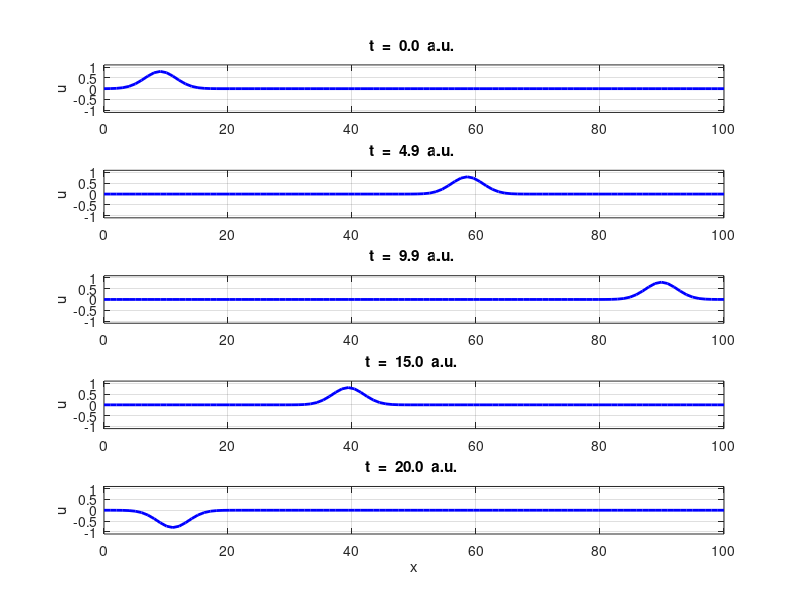
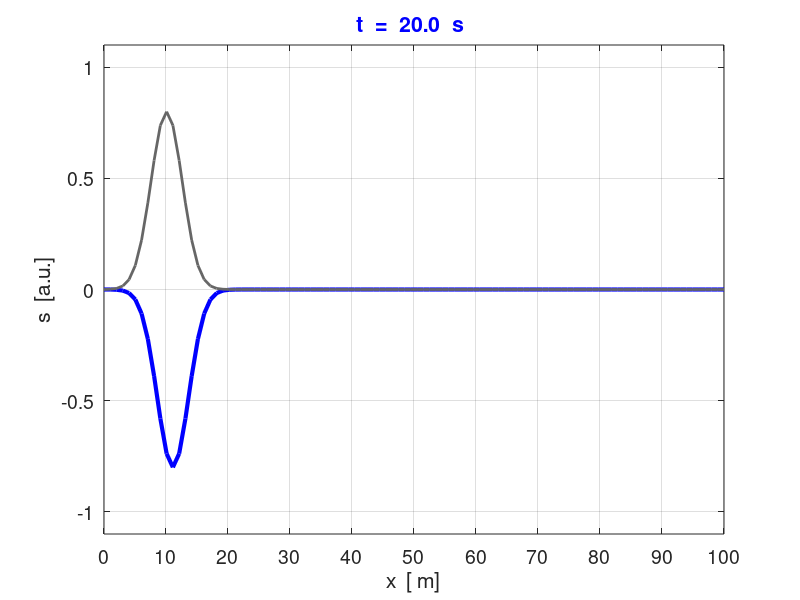
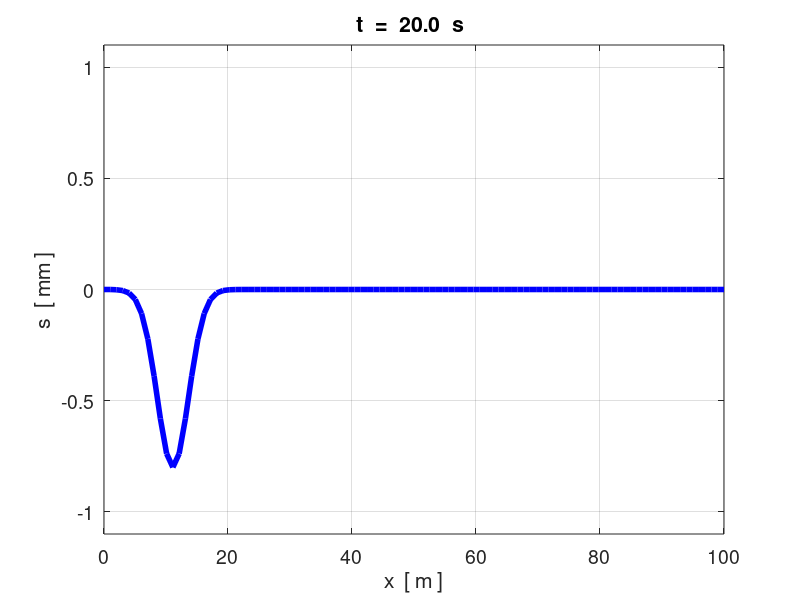

MATLAB code to generate these figures, in order:
% em_swe_01.m

% 14 nov 15
% Solving the scalar wave equation using the FDTD method
% Ian Cooper
% School of Physics, University of Sydney
% documentation: www.physics.usyd.edu.au/teach_res/mp/mphome.htm
% mscripts: www.physics.usyd.edu.au/teach_res/mp/mscripts

close all
clear all
clc
tic

% Setup for saving images (im)
     % flag: 0 animated gif NOT saved or 1 saved
         f_gif = 0;  
     % file name for animated gif   
         ag_name = 'ag_pulse_001.gif'; 
     % the delay in seconds before displaying the next image  
         delay = 0.0; 

% ========================================================================
% INPUTS
% ========================================================================

% Number of spatial grid points
  Nx = 100;
% Number of time steps
  Nt = 200;
% length of simulation region
   L = 100;
% wave or propagation speed
   v = 10;
% Courant number
   S = 1;
% Pulse type   Gaussian flag = 1  /  Rectangular flag = 2    
   flag = 1;
% Gaussian pulse
   A = 0.8;         % pulse amplitude
   s = 2.5;        % pulse width
   np = 10;       % pulse starting point given by index np
   

         
%  Set Boundary Conditions in main FTTD time loop                

% ========================================================================
% SETUP
% ========================================================================

% Initialise wavefunction and set boundary conditions (comments / uncommnet)  
   u = zeros(Nx,Nt); 

% Spatial grid spacing / time step / spatial grid
   hx = L / Nx;
   ht = S * hx / v;
   S2 = S^2;
   x = linspace(0, L , Nx);
   t = linspace(0,ht*Nt,Nt);

if flag == 1     % Gaussian pulse: 1st time step / 2nd time step
   
   for nx = 2 : Nx-1   % time step nt = 1
      % u(nx,1) = A .* exp(-0.5 .* ((x(nx)- x(np))./(s*hx)).^2);
        u(nx,1) = A .* exp(-0.5 .* ((nx-np)./s).^2);
   end

   for nx = 2 : Nx - 1   % time step 2
   %  u(nx,2) = A .* exp(-0.5 .* ((x(nx)-x(np) - v*ht)./(s*hx)).^2);
      u(nx,2) = A .* exp(-0.5 .* ((nx-np-1)./s).^2);
     %u(nx,2) = u(nx,1) - 0.5*S2*(u(nx+1,1) - 2*u(nx,1) + u(nx-1,1));
     %u(nx,2) =2*u(nx,1)-u(nx,1) + S2*(u(nx+1,1) - 2*u(nx,1)+u(nx-1,1)) ;  
   end
end

if flag == 2
% Rectangular pulse
   u(10:30,1) = 0.5;
   u(11:31,2) = 0.5;
end

% ========================================================================
% Solving the scalar wave equation FDTD   
% ========================================================================

for nt = 2 : Nt-1
    for nx = 2 : Nx-1
        u(nx,nt+1) = 2*u(nx,nt)- u(nx,nt-1)+ S2*(u(nx+1,nt) - 2*u(nx,nt) + u(nx-1,nt));     
    end
    
    % Set Boundary Conditions    comment / uncomment
    % u(1, nt+1)  = 0;               % Fixed end
    % u(Nx, nt+1) = 0;               % Fixed end
      u(Nx,nt+1) = u(Nx-1,nt+1);      % Free end
    % u(1,nt+1) = u(2,nt+1);          % Free end
    %  u(Nx,nt+1) = u(Nx-1,nt);      % ABC
     % u(1,nt+1)  = u(2,nt);         % ABC
end

% ========================================================================
% GRAPHICS
% ========================================================================
 
   figure(1)
      set(gcf,'units','normalized','position',[0.5,0.1,0.4,0.7]); 
      grid on
      col = 'b'; LW = 2; fs = 14;
      tm1 = 't  =  ';
      tm3 = '  a.u. ';
      subplot(5,1,1)
         xP = x; yP = u(:,1)';
         plot(xP, yP,col,'linewidth',LW);
         axis([0 L -1.1 1.1])
         tm2 = num2str(t(1),'%2.1f\n');
         tm = [tm1 tm2 tm3];
         title(tm);
         grid on; box on;
        % set(gca,'fontsize',fs);
        ylabel('u');
      subplot(5,1,2)
         xP = x; yP = u(:,round(Nt/4));
         plot(xP, yP,col,'linewidth',LW);
         axis([0 L -1.1 1.1])
         tm2 = num2str(t(round(1*Nt/4)),'%2.1f\n');
         tm = [tm1 tm2 tm3];
         title(tm);
         grid on; box on
         ylabel('u');
     subplot(5,1,3)
         xP = x; yP = u(:,round(2*Nt/4));
         plot(xP, yP,col,'linewidth',LW);
         axis([0 L -1.1 1.1]);
         tm2 = num2str(t(round(2*Nt/4)),'%2.1f\n');
         tm = [tm1 tm2 tm3];
         title(tm);
         grid on; box on;
         ylabel('u');
     subplot(5,1,4)
         xP = x; yP = u(:,round(3*Nt/4));
         plot(xP, yP,col,'linewidth',LW);
         axis([0 L -1.1 1.1]);
         tm2 = num2str(t(round(3*Nt/4)),'%2.1f\n');
         tm = [tm1 tm2 tm3];
         title(tm);
         grid on; box on;
         ylabel('u');
     subplot(5,1,5)
         xP = x; yP = u(:,round(Nt));
         plot(xP, yP,col,'linewidth',LW);
         axis([0 L -1.1 1.1]);
         tm2 = num2str(t(Nt),'%2.1f\n');
         tm = [tm1 tm2 tm3];
         title(tm);    
         grid on; box on;
         ylabel('u');
         xlabel('x');
         
   figure(2) % -----------------------------------------------------------
      set(gcf,'units','normalized','position',[0.05, 0.5, 0.35, 0.25]); 
      grid on
      col = 'b'; LW = 3; fs = 14;
      tm1 = 't  =  ';
      tm3 = '  s ';
      
      xP = x; yP = u(:,end);
      plot(xP, yP,'color',col,'linewidth',LW);
      hold on
      col = [0.4 0.4 0.4]; LW = 2; 
      xP = x; yP = u(:,2);
      plot(xP, yP,'color',col,'linewidth',LW);
      
      axis([0 L -1.1 1.1])
      tm2 = num2str(t(end),'%2.1f\n');
      tm = [tm1 tm2 tm3];
      title(tm,'color','b');
      xlabel('x  [ m]'); ylabel('s  [a.u.]');
      set(gca,'fontsize',fs);
      set(gca,'Xtick',0:10:100);
      box on; grid on
      
 % ========================================================================        
 %   ANIMATION: SAVE FILE AS animated gig
 % ========================================================================
 
 figure(3)
    set(gcf,'units','normalized','position',[0.05,0.1,0.35,0.25]);
    set(gcf,'color','w');
    grid on
    col = 'b'; LW = 32; fs = 14;
    c = 1;
    tm1 = 't  =  ';
    tm3 = '  s ';
  
    xP = x; yP = u(:,1); col = [0 0 1]; LW = 1;
    plot(xP, yP,'color',col,'linewidth',LW);
    axis([0 L -1.1 1.1]);
    set(gca,'Xtick',0:10:100);
    LW = 4; col = [0 0 1];
    
for nt = 1: Nt
      xP = x; yP = u(:,nt);
      plot(xP,yP,'color',col,'linewidth',LW);
      axis([0 L -1.1 1.1])
      grid on
      set(gca,'fontsize',fs);
      xlabel('x  [ m ]'); ylabel('s  [ mm ]');
      tm2 = num2str(t(nt),'%2.1f\n');
      tm = [tm1 tm2 tm3];
      title(tm);
      pause(0.001);
      drawnow;
    
   if f_gif > 0 
      frame = getframe(3);
      im = frame2im(frame);
      [imind,cm] = rgb2ind(im,256);
      % On the first loop, create the file. In subsequent loops, append.
      if nt==1
         imwrite(imind,cm,ag_name,'gif','DelayTime',delay,'loopcount',inf);
      else
        imwrite(imind,cm,ag_name,'gif','DelayTime',delay,'writemode','append');
      end
   end   

end
   
     

% ========================================================================

toc
